Frame 1 (no input): blank canvas, image omitted
Frame 60 (no input): blank canvas, image omitted
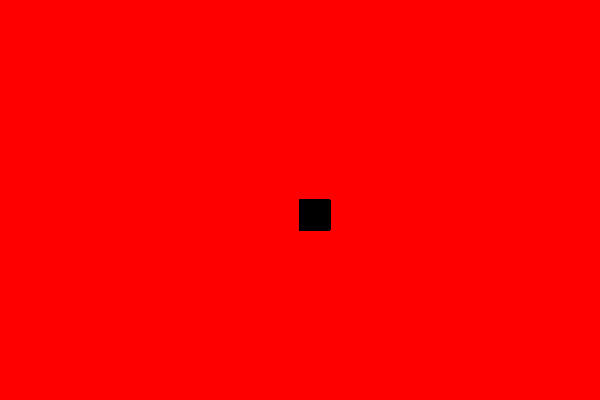
Frame 120 (the mouse pressed at the canvas centre since frame 60)

The p5.js sketch whose frames 1 and 60 were blank and that drew this single picture after the mouse press (run headless with seeded random() and noise() and a simulated clock; from frame 60 on, the mouse is pressed at the canvas centre):

// p5.js sketch
// ── sketch.js
function setup() {
    createCanvas(600, 400);
    background("red");
  }
  
  function draw(){
    
    fill("black")
    
   if(mouseIsPressed) {
  rect(mouseX,mouseY,30,30)
  }}
